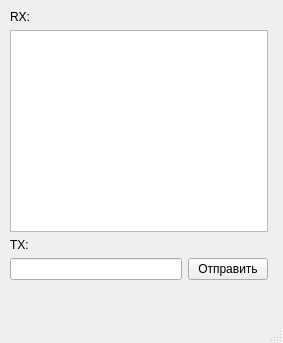
<?xml version="1.0" encoding="UTF-8"?>
<ui version="4.0">
 <class>MainWindow</class>
 <widget class="QMainWindow" name="MainWindow">
  <property name="geometry">
   <rect>
    <x>0</x>
    <y>0</y>
    <width>283</width>
    <height>343</height>
   </rect>
  </property>
  <property name="windowTitle">
   <string>Client</string>
  </property>
  <widget class="QWidget" name="centralwidget">
   <widget class="QWidget" name="verticalLayoutWidget">
    <property name="geometry">
     <rect>
      <x>10</x>
      <y>10</y>
      <width>258</width>
      <height>270</height>
     </rect>
    </property>
    <layout class="QVBoxLayout" name="verticalLayout">
     <item>
      <widget class="QLabel" name="label">
       <property name="text">
        <string>RX:</string>
       </property>
      </widget>
     </item>
     <item>
      <widget class="QTextBrowser" name="RXTextBrowser"/>
     </item>
     <item>
      <widget class="QLabel" name="label_2">
       <property name="text">
        <string>TX:</string>
       </property>
      </widget>
     </item>
     <item>
      <layout class="QHBoxLayout" name="horizontalLayout">
       <item>
        <widget class="QLineEdit" name="TXlineEdit"/>
       </item>
       <item>
        <widget class="QPushButton" name="sendTx">
         <property name="text">
          <string>Отправить</string>
         </property>
        </widget>
       </item>
      </layout>
     </item>
    </layout>
   </widget>
  </widget>
  <widget class="QMenuBar" name="menubar">
   <property name="geometry">
    <rect>
     <x>0</x>
     <y>0</y>
     <width>283</width>
     <height>21</height>
    </rect>
   </property>
  </widget>
  <widget class="QStatusBar" name="statusbar"/>
 </widget>
 <resources/>
 <connections/>
</ui>
